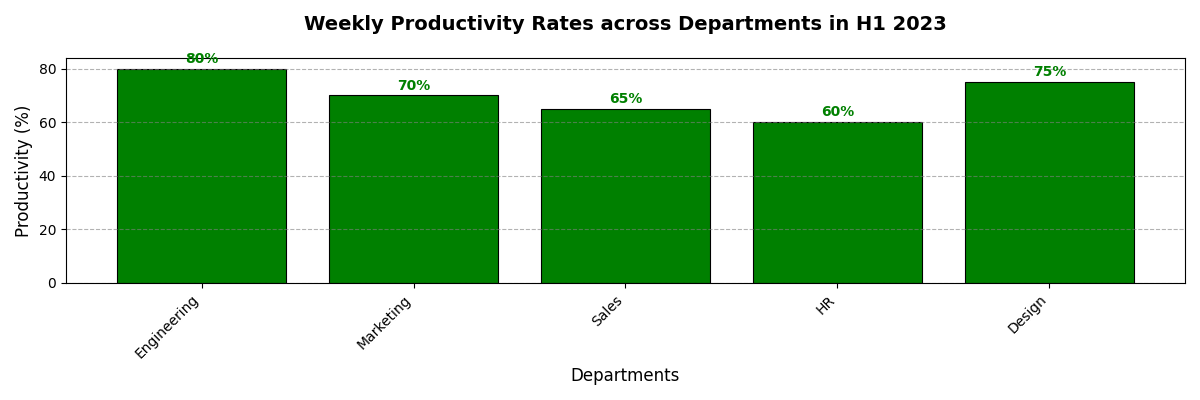

Reproduce this figure in Python.
import matplotlib.pyplot as plt
import numpy as np

# Backstory: This chart represents a fictional exploration of productivity levels and their effect on mental well-being in various departments within a tech company over the first half of 2023.

# Data for the bar chart
departments = ['Engineering', 'Marketing', 'Sales', 'HR', 'Design']
work_hours = [45, 40, 38, 35, 42]  # Average weekly work hours
stress_levels = [75, 50, 60, 40, 55]  # Stress levels out of 100

# Additional data for weekly productivity rates
productivity = np.array([80, 70, 65, 60, 75])  # Productivity out of 100

# Plotting the charts
fig, ax1 = plt.subplots(figsize=(12, 8))

# Create bar chart for average work hours
bars = ax1.bar(departments, work_hours, color='skyblue', edgecolor='black', linewidth=0.8)

# Adding data labels above each bar
for bar in bars:
    yval = bar.get_height()
    ax1.text(bar.get_x() + bar.get_width()/2, yval + 1, f"{yval} hrs", ha='center', va='bottom', color='black', fontsize=10, fontweight='bold')

# Secondary y-axis for stress levels
ax2 = ax1.twinx()
ax2.plot(departments, stress_levels, color='coral', marker='o', linestyle='-', linewidth=2.5, label='Stress Levels (%)')

# Adding stress level labels
for i, level in enumerate(stress_levels):
    ax2.text(i, level + 2, f"{level}%", ha='center', va='bottom', color='coral', fontsize=10)

# Titles and labels
ax1.set_title('Exploring Work Hours vs Stress Levels in Tech Departments (H1 2023)', fontsize=14, fontweight='bold', pad=20)
ax1.set_ylabel('Average Work Hours per Week', fontsize=12)
ax1.set_xlabel('Departments', fontsize=12)
ax2.set_ylabel('Stress Levels (%)', fontsize=12, color='coral')

# Set x-ticks and adjust x-labels to avoid overlap
ax1.set_xticks(np.arange(len(departments)))
ax1.set_xticklabels(departments, rotation=45, ha='right', fontsize=10)

# Enable grid lines on y-axis of the bar chart
ax1.yaxis.grid(True, linestyle='--', which='major', color='grey', alpha=0.6)

# Plotting subplots for productivity data
fig, ax3 = plt.subplots(figsize=(12, 4))
ax3.bar(departments, productivity, color='green', edgecolor='black', linewidth=0.8)

# Adding data labels above each bar
for i, value in enumerate(productivity):
    ax3.text(i, value + 1, f"{value}%", ha='center', va='bottom', color='green', fontsize=10, fontweight='bold')

# Titles and labels
ax3.set_title('Weekly Productivity Rates across Departments in H1 2023', fontsize=14, fontweight='bold', pad=20)
ax3.set_ylabel('Productivity (%)', fontsize=12)
ax3.set_xlabel('Departments', fontsize=12)

# Set x-ticks and adjust x-labels to avoid overlap
ax3.set_xticks(np.arange(len(departments)))
ax3.set_xticklabels(departments, rotation=45, ha='right', fontsize=10)

# Enable grid lines on y-axis of the productivity chart
ax3.yaxis.grid(True, linestyle='--', which='major', color='grey', alpha=0.6)

# Final layout adjustment
plt.tight_layout()

# Display the plots
plt.show()
